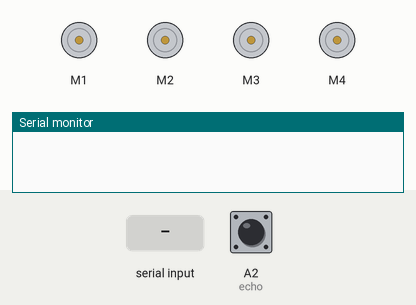
A sketch run on a simulated Arduino Uno, built with avr-gcc and run on an emulated ATmega328P. On the bench: 4 × DC motor (green arrow = forward, orange = backward, longer = faster), the last lines printed to the serial monitor. Wiring (inferred from the names in the program): servo: signal A4. The inputs (shaded band) are chosen by the test bench; at power-on: A2 (echo) LOW. Servo pulses on a pin are drawn as a servo (544–2400 µs = 0–180°).

Above: at 1.2 s.
1.3 s: "1\n" received over the second serial link
At 3.5 s:
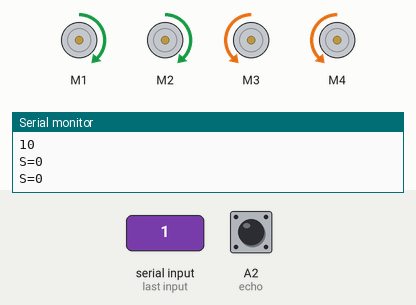
3.8 s: A2 (echo) pulsed HIGH 2 times (0.12 s each, 0.3 s apart)
At 4.9 s:
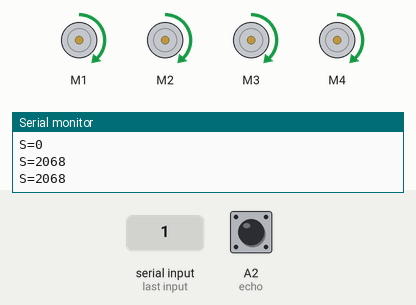
Timing chart, 0 to 6.8 s (numbered marks = the images above; inputs shaded):
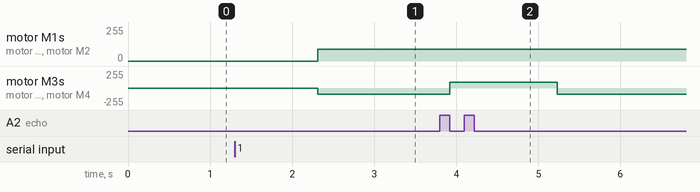

Measured:
- after the input at 1.3 s, motor M1, motor M2: stopped → forward 90/255 after 1.0 s; motor M3, motor M4: stopped → backward 90/255 after 1.0 s
- after the input at 3.8 s, motor M3, motor M4: backward 90/255 → forward 90/255 after 0.12 s, → backward 90/255 1.3 s later

The sketch:

JRC_BOT_all_in_one_car.ino
```cpp
//https://create.arduino.cc/projecthub/embeddedlab786/all-in-one-robot-07cec0?ref=user&ref_id=598105&offset=1

#include <SoftwareSerial.h>
SoftwareSerial BT_Serial(2, 3); // RX, TX


#include <AFMotor.h>
AF_DCMotor motor1(1);
AF_DCMotor motor2(2);
AF_DCMotor motor3(3);
AF_DCMotor motor4(4);

/*
***************************************************************************************************
                                         For l298
***************************************************************************************************
*/
/*
#define enA 10//Enable1 L298 Pin enA
#define in1 9 //Motor1  L298 Pin in1
#define in2 8 //Motor1  L298 Pin in1
#define in3 7 //Motor2  L298 Pin in1
#define in4 6 //Motor2  L298 Pin in1
#define enB 5 //Enable2 L298 Pin enB
*/


#define servo A4

#define R_S A0 //ir sensor Right
#define L_S A1 //ir sensor Left

#define echo A2    //Echo pin
#define trigger A3 //Trigger pin

int distance_L, distance_F = 30, distance_R;
long distance;
int set = 20;

int Speed = 90;

int bt_ir_data; // variable to receive data from the serial port and IRremote

int mode=0;

void setup(){ // put your setup code here, to run once

  motor1.setSpeed(Speed);
  motor2.setSpeed(Speed);
  motor3.setSpeed(Speed);
  motor4.setSpeed(Speed);

pinMode(R_S, INPUT); // declare if sensor as input
pinMode(L_S, INPUT); // declare ir sensor as input

pinMode(echo, INPUT );// declare ultrasonic sensor Echo pin as input
pinMode(trigger, OUTPUT); // declare ultrasonic sensor Trigger pin as Output


/*
***************************************************************************************************
                                         For l298
***************************************************************************************************
*/
/*
pinMode(enA, OUTPUT); // declare as output for L298 Pin enA
pinMode(in1, OUTPUT); // declare as output for L298 Pin in1
pinMode(in2, OUTPUT); // declare as output for L298 Pin in2
pinMode(in3, OUTPUT); // declare as output for L298 Pin in3
pinMode(in4, OUTPUT); // declare as output for L298 Pin in4
pinMode(enB, OUTPUT); // declare as output for L298 Pin enB


*/


Serial.begin(9600); // start serial communication at 9600bps
BT_Serial.begin(9600);

pinMode(servo, OUTPUT);

}


void loop(){

if(BT_Serial.available() > 0){  //if some date is sent, reads it and saves in state
bt_ir_data = BT_Serial.read();
Serial.println(bt_ir_data);
if(bt_ir_data > 20){Speed = bt_ir_data;}
}


     if(bt_ir_data == 8){mode=0; Stop();}    //Manual Android Application and IR Remote Control Command
else if(bt_ir_data == 9){mode=1; Speed=130;} //Auto Line Follower Command
else if(bt_ir_data ==10){mode=2; Speed=255;} //Auto Obstacle Avoiding Command
/*
analogWrite(enA, Speed); // Write The Duty Cycle 0 to 255 Enable Pin A for Motor1 Speed
analogWrite(enB, Speed); // Write The Duty Cycle 0 to 255 Enable Pin B for Motor2 Speed
*/
if(mode==0){
//===============================================================================
//                          Key Control Command
//===============================================================================
     if(bt_ir_data == 1){forword(); }  // if the bt_data is '1' the DC motor will go forward
else if(bt_ir_data == 2){backword();}  // if the bt_data is '2' the motor will Reverse
else if(bt_ir_data == 3){turnLeft();}  // if the bt_data is '3' the motor will turn left
else if(bt_ir_data == 4){turnRight();} // if the bt_data is '4' the motor will turn right
else if(bt_ir_data == 5){Stop(); }     // if the bt_data '5' the motor will Stop

//===============================================================================
//                          Voice Control Command
//===============================================================================
else if(bt_ir_data == 6){turnLeft();  delay(400);  bt_ir_data = 5;}
else if(bt_ir_data == 7){turnRight(); delay(400);  bt_ir_data = 5;}
}

if(mode==1){
//===============================================================================
//                          Line Follower Control
//===============================================================================
if((digitalRead(R_S) == 0)&&(digitalRead(L_S) == 0)){forword();}  //if Right Sensor and Left Sensor are at White color then it will call forword function
if((digitalRead(R_S) == 1)&&(digitalRead(L_S) == 0)){turnRight();}//if Right Sensor is Black and Left Sensor is White then it will call turn Right function
if((digitalRead(R_S) == 0)&&(digitalRead(L_S) == 1)){turnLeft();} //if Right Sensor is White and Left Sensor is Black then it will call turn Left function
if((digitalRead(R_S) == 1)&&(digitalRead(L_S) == 1)){Stop();}     //if Right Sensor and Left Sensor are at Black color then it will call Stop function
}

if(mode==2){
//===============================================================================
//                          Obstacle Avoiding Control
//===============================================================================
 distance_F = Ultrasonic_read();
 Serial.print("S=");Serial.println(distance_F);
  if (distance_F < set)
  {
    turnRight();
  }else{
    forword();
    }

}

delay(10);
}


/*
void servoPulse (int pin, int angle){
int pwm = (angle*11) + 500;      // Convert angle to microseconds
 digitalWrite(pin, HIGH);
 delayMicroseconds(pwm);
 digitalWrite(pin, LOW);
 delay(50);                   // Refresh cycle of servo
}
*/

//**********************Ultrasonic_read****************************
long Ultrasonic_read(){
  digitalWrite(trigger, LOW);
  delayMicroseconds(2);
  digitalWrite(trigger, HIGH);
  delayMicroseconds(10);
  distance = pulseIn (echo, HIGH);
  return distance / 29 / 2;
}
/*
void compareDistance(){
       if (distance_L > distance_R){
  turnLeft();
  delay(350);
  }
  else if (distance_R > distance_L){
  turnRight();
  delay(350);
  }
  else{
  backword();
  delay(300);
  turnRight();
  delay(600);
  }
}

void Check_side(){
    Stop();
    delay(100);
 for (int angle = 70; angle <= 140; angle += 5)  {
   servoPulse(servo, angle);  }
    delay(300);
    distance_L = Ultrasonic_read();
    delay(100);
  for (int angle = 140; angle >= 0; angle -= 5)  {
   servoPulse(servo, angle);  }
    delay(500);
    distance_R = Ultrasonic_read();
    delay(100);
 for (int angle = 0; angle <= 70; angle += 5)  {
   servoPulse(servo, angle);  }
    delay(300);
    compareDistance();
}
*/
void forword(){  //forword
/*
***************************************************************************************************
                                         For l298
***************************************************************************************************
*/
/*
digitalWrite(in1, HIGH); //Right Motor forword Pin
digitalWrite(in2, LOW);  //Right Motor backword Pin
digitalWrite(in3, LOW);  //Left Motor backword Pin
digitalWrite(in4, HIGH); //Left Motor forword Pin
*/
    motor1.run(FORWARD);
    motor2.run(FORWARD);
    motor3.run(FORWARD);
    motor4.run(FORWARD);

}

void backword(){ //backword

/*
***************************************************************************************************
                                         For l298
***************************************************************************************************
*/
/*
digitalWrite(in1, LOW);  //Right Motor forword Pin
digitalWrite(in2, HIGH); //Right Motor backword Pin
digitalWrite(in3, HIGH); //Left Motor backword Pin
digitalWrite(in4, LOW);  //Left Motor forword Pin
*/
    motor1.run(BACKWARD);
    motor2.run(BACKWARD);
    motor3.run(BACKWARD);
    motor4.run(BACKWARD);

}

void turnRight(){ //turnRight

/*
***************************************************************************************************
                                         For l298
***************************************************************************************************
*/
/*
digitalWrite(in1, LOW);  //Right Motor forword Pin
digitalWrite(in2, HIGH); //Right Motor backword Pin
digitalWrite(in3, LOW);  //Left Motor backword Pin
digitalWrite(in4, HIGH); //Left Motor forword Pin
*/
    motor1.run(FORWARD);
    motor2.run(FORWARD);
    motor3.run(BACKWARD);
    motor4.run(BACKWARD);

}
void turnLeft(){ //turnRight

/*
***************************************************************************************************
                                         For l298
***************************************************************************************************
*/
/*
digitalWrite(in1, LOW);  //Right Motor forword Pin
digitalWrite(in2, HIGH); //Right Motor backword Pin
digitalWrite(in3, LOW);  //Left Motor backword Pin
digitalWrite(in4, HIGH); //Left Motor forword Pin
*/
    motor1.run(BACKWARD);
    motor2.run(BACKWARD);
    motor3.run(FORWARD);
    motor4.run(FORWARD);
}
void Stop(){ //stop

/*
***************************************************************************************************
                                         For l298
***************************************************************************************************
*/
/*
digitalWrite(in1, LOW); //Right Motor forword Pin
digitalWrite(in2, LOW); //Right Motor backword Pin
digitalWrite(in3, LOW); //Left Motor backword Pin
digitalWrite(in4, LOW); //Left Motor forword Pin
  */
    motor1.run(RELEASE);
    motor2.run(RELEASE);
    motor3.run(RELEASE);
    motor4.run(RELEASE);
}
```
